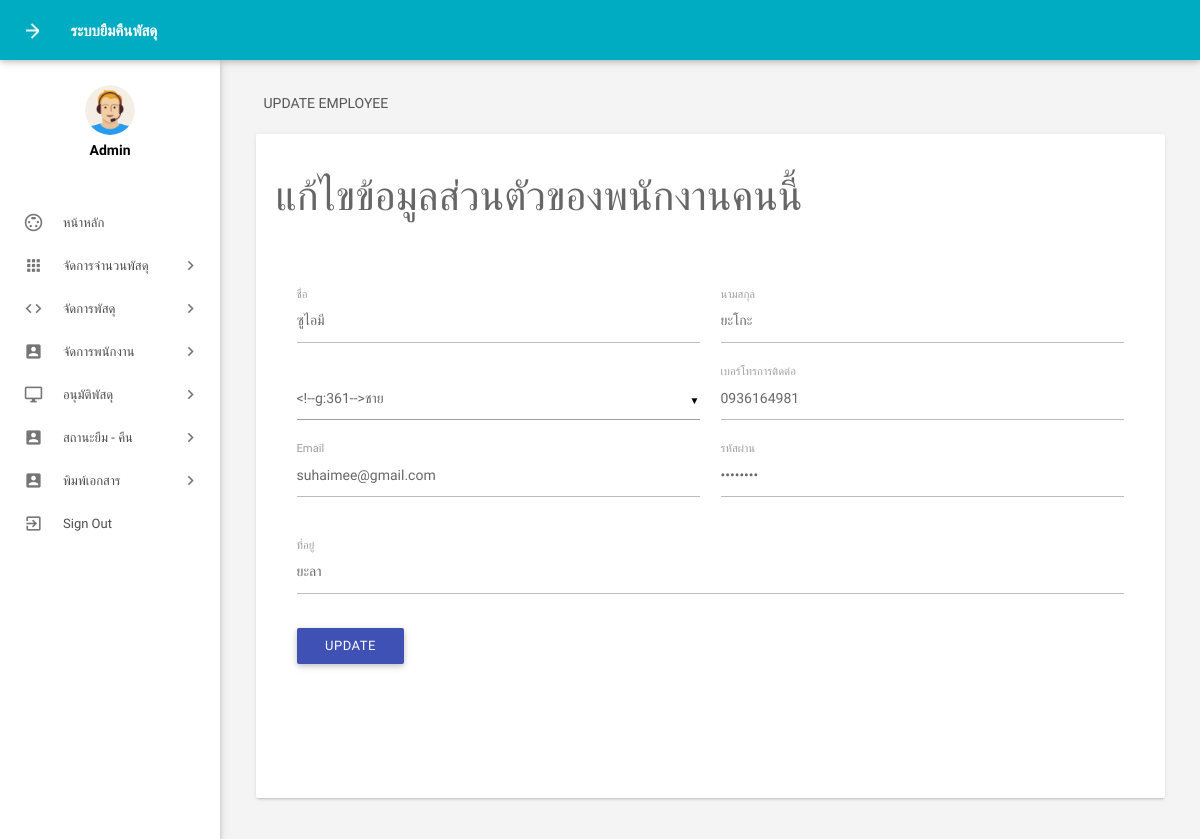
The page /admin/editemployee.php?empid=4 (signed in) on the database its author committed.
### tables this page shows
CREATE TABLE `tblemployees` (
  `id` int(11) NOT NULL,
  `FirstName` varchar(150) NOT NULL,
  `LastName` varchar(150) NOT NULL,
  `EmailId` varchar(200) NOT NULL,
  `Password` varchar(180) NOT NULL,
  `Gender` varchar(100) NOT NULL,
  `Address` varchar(255) NOT NULL,
  `Phonenumber` char(11) NOT NULL,
  `RegDate` timestamp NOT NULL DEFAULT current_timestamp()
);

### admin/editemployee.php (the view, shortened to what this page needs)
<?php
include('includes/config.php');
if (strlen($_SESSION['alogin']) == 0) {
    header('location:index.php');
} else {
?>
    <!DOCTYPE html>
    <html lang="en">
    <head>
        <link type="text/css" rel="stylesheet" href="../assets/plugins/materialize/css/materialize.min.css" />
        <link href="../assets/plugins/material-preloader/css/materialPreloader.min.css" rel="stylesheet">
        <link href="../assets/css/alpha.min.css" rel="stylesheet" type="text/css" />
        <link href="../assets/css/custom.css" rel="stylesheet" type="text/css" />
    </head>
    <body>
        <?php include('includes/header.php'); ?>
        <?php include('includes/sidebar.php'); ?>
        <main class="mn-inner">
            <div class="row">
                <div class="col s12">
                    <div class="page-title">Update employee</div>
                </div>
                <div class="col s12 m12 l12">
                    <div class="card">
                        <div class="card-content">
                            <form id="example-form" method="post" name="updatemp">
                                <div>
                                    <h3>แก้ไขข้อมูลส่วนตัวของพนักงานคนนี้</h3>
                                    <section>
                                        <div class="wizard-content">
                                            <div class="row">
                                                <div class="col m12">
                                                    <div class="row">
                                                        <?php
                                                        $eid = intval($_GET['empid']);
                                                        $sql = "SELECT * from  tblemployees where id=:eid";
                                                        $query = $dbh->prepare($sql);
                                                        $query->bindParam(':eid', $eid, PDO::PARAM_STR);
                                                        $query->execute();
                                                        $results = $query->fetchAll(PDO::FETCH_OBJ);
                                                        if ($query->rowCount() > 0) {
                                                            foreach ($results as $result) {               ?>
                                                                <div class="input-field col m6 s12">
                                                                    <label for="firstName">ชื่อ</label>
                                                                    <input id="firstName" name="firstName" value="<?php echo htmlentities($result->FirstName); ?>" type="text" required>
                                                                </div>
                                                                <div class="input-field col m6 s12">
                                                                    <label for="lastName">นามสกุล</label>
                                                                    <input id="lastName" name="lastName" value="<?php echo htmlentities($result->LastName); ?>" type="text" autocomplete="off" required>
                                                                </div>
                                                                <div class="input-field col m6 s12">
                                                                </div>
                                                                <div class="input-field m6 col s12">
                                                                    <label for="phone">เบอร์โทรการติดต่อ</label>
                                                                    <input id="phone" name="mobileno" type="tel" value="<?php echo htmlentities($result->Phonenumber); ?>" maxlength="10" autocomplete="off" required>
                                                                </div>
                                                                <div class="input-field col m6 s12">
                                                                    <label for="email">Email</label>
                                                                    <input name="email" type="email" id="email" value="<?php echo htmlentities($result->EmailId); ?>" autocomplete="off" required>
                                                                </div>
                                                                <div class="input-field col m6 s12">
                                                                    <label for="Password">รหัสผ่าน</label>
                                                                    <input name="Password" type="Password" value="<?php echo htmlentities($result->Password); ?>" autocomplete="off" required>
                                                                </div>
                                                    </div>
                                                </div>
                                                <div class="col m12">
                                                    <div class="row">
                                                        <div class="input-field col m12 s12">
                                                            <label for="address">ที่อยู่</label>
                                                            <input id="address" name="address" type="text" value="<?php echo htmlentities($result->Address); ?>" autocomplete="off" required>
                                                        </div>
                                                <?php }
                                                        } ?>
                                                <div class="input-field col s12">
                                                    <button type="submit" name="update" id="update" class="waves-effect waves-light btn indigo m-b-xs">UPDATE</button>
                                                </div>
                                                    </div>
                                                </div>
                                            </div>
                                        </div>
                                    </section>
                                </div>
                            </form>
                        </div>
                    </div>
                </div>
            </div>
        </main>
        </div>
        <div class="left-sidebar-hover"></div>
    </body>
    </html>
<?php } ?>

### admin/editemployee.php (style rules this page uses)
body { font-family: 'IBM Plex Sans Thai Looped', sans-serif; }

### rows shown on the page
tblemployees: firstName "ซูไอมี", lastName "ยะโกะ", mobileno "0936164981", email "suhaimee@gmail.com", address "ยะลา"
